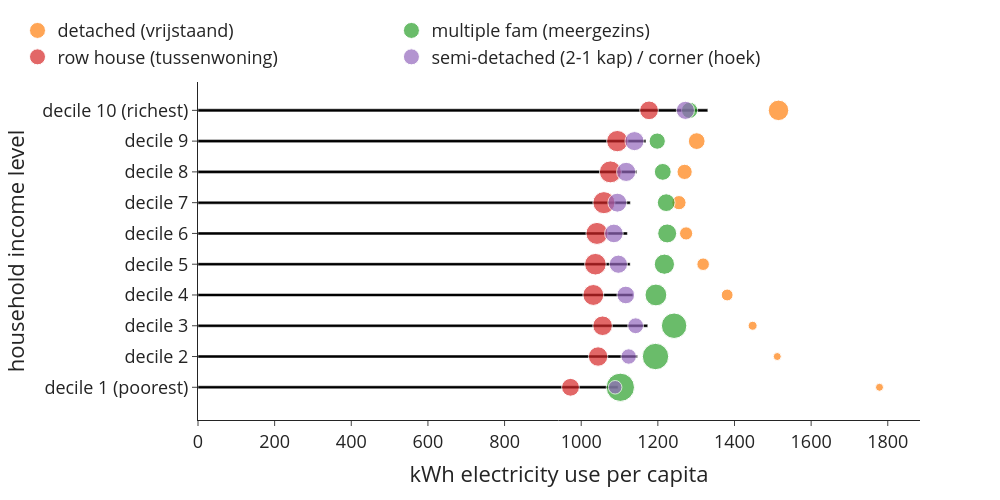

Notebook code for this chart:
### Code cell
#floor area per income level
use_m2_total_inc = (use['netelectricity2019']*use['n_hhd']).groupby(level=0, sort=False).sum() #m2 total in each group summed by income level
use_cap_total_inc = use['n_hhdmem2019'].groupby(level=0, sort=False).sum() #no. of people in each group summed by income level
use_m2_per_cap_inc = use_m2_total_inc / use_cap_total_inc #m2/cap in each income group
use_m2_per_cap_inc.plot(kind='bar') #per person
"""interpretation: especially the highest income decile has considerably more floor area available than the vast majority"""

#floor area per income level and building type
use_m2_total_inc_type = (use['netelectricity2019']*use['n_hhd']).groupby(level=[0,1], sort=False).sum() #m2 total in each group summed by income level
use_cap_total_inc_type = use['n_hhdmem2019'].groupby(level=[0,1], sort=False).sum() #no. of people in each group summed by income level
use_m2_per_cap_inc_type = use_m2_total_inc_type / use_cap_total_inc_type #m2/cap in each income group

#preparing the dataframes for plotting
df = use_m2_per_cap_inc
df2=use_m2_per_cap_inc_type.rename('value').to_frame()
df2['n_hhd'] = use['n_hhd'].groupby(level=[0,1], sort=False).sum()
df2 = df2.reset_index()

#plot
colors = ['#000000', #construction
                            '#fe6100', #buildings                                              
                                        '#648fff', #roads
                                        '#785ef0', #railways
                                        '#ffb000', #electricity
                                        '#808080', #other civil engineering
                                        '#000000', #construction
                                        ]
fig = px.bar(df, x=df.values, y=df.index,  
             labels={'x':'kWh electricity use per capita', 'inc_lab':'household income level'}, 
             template='simple_white', 
             color_discrete_sequence=colors) 
fig.update_layout(width=1000, height=500, 
                      #xaxis_tickformat = '.0%',
                      font=dict(size=18),
                      bargap=0.9,
                      legend=dict(
        orientation="h",
        #entrywidth=70,
        yanchor="bottom",
        y=1.02,
        xanchor="left",
        x=-0.25,
    ))

df2=use_m2_per_cap_inc_type.rename('value').to_frame()
df2['n_hhd'] = use['n_hhd'].groupby(level=[0,1], sort=False).sum()

for i in df2.index.levels[1].to_list():
    df_plot = df2.xs(i, level=1)
    fig.add_trace(go.Scatter(
            y=df_plot.index, 
            x=df_plot['value'],
            mode='markers',
            name=i,
            marker=dict(size=df_plot['n_hhd'],
                        sizemode='area',
                        sizeref=4*max(df2['n_hhd'])/(40.**2),
                        sizemin=4,
                        #color=10*[0, 1, 2, 3],
                        ),
            showlegend=True
        ))

fig.write_image('visualisations/bubblechart_electricity_per_cap_inc_type.png', scale=3)
fig.show()

### Figure 1 — Plotly figure (JSON) as saved in the notebook; plotly's stock layout.template omitted (floating-point values rounded to 4 significant figures)
{"data": [{"alignmentgroup": "True", "hovertemplate": "kWh electricity use per capita=%{x}<br>household income level=%{y}<extra></extra>", "legendgroup": "", "marker": {"color": "#000000", "pattern": {"shape": ""}}, "name": "", "offsetgroup": "", "orientation": "h", "showlegend": false, "textposition": "auto", "type": "bar", "x": [1096.0, 1147.0, 1174.0, 1135.0, 1128.0, 1120.0, 1128.0, 1145.0, 1169.0, 1330.0], "xaxis": "x", "y": ["decile 1 (poorest)", "decile 2", "decile 3", "decile 4", "decile 5", "decile 6", "decile 7", "decile 8", "decile 9", "decile 10 (richest)"], "yaxis": "y"}, {"marker": {"size": [32395, 27950, 41945, 72940, 81585, 90300, 104820, 120430, 145785, 218345], "sizemin": 4, "sizemode": "area", "sizeref": 1041.0}, "mode": "markers", "name": "detached (vrijstaand)", "showlegend": true, "type": "scatter", "x": [1778.0, 1512.0, 1447.0, 1381.0, 1318.0, 1274.0, 1255.0, 1270.0, 1301.0, 1515.0], "y": ["decile 1 (poorest)", "decile 2", "decile 3", "decile 4", "decile 5", "decile 6", "decile 7", "decile 8", "decile 9", "decile 10 (richest)"]}, {"marker": {"size": [416250, 361300, 337500, 246790, 212830, 186680, 163815, 147600, 137350, 137080], "sizemin": 4, "sizemode": "area", "sizeref": 1041.0}, "mode": "markers", "name": "multiple fam (meergezins)", "showlegend": true, "type": "scatter", "x": [1102.0, 1194.0, 1242.0, 1195.0, 1217.0, 1224.0, 1222.0, 1213.0, 1198.0, 1283.0], "y": ["decile 1 (poorest)", "decile 2", "decile 3", "decile 4", "decile 5", "decile 6", "decile 7", "decile 8", "decile 9", "decile 10 (richest)"]}, {"marker": {"size": [164970, 195995, 199015, 227065, 242180, 251775, 253330, 250285, 236150, 182020], "sizemin": 4, "sizemode": "area", "sizeref": 1041.0}, "mode": "markers", "name": "row house (tussenwoning)", "showlegend": true, "type": "scatter", "x": [972.0, 1044.0, 1056.0, 1032.0, 1037.0, 1041.0, 1059.0, 1076.0, 1094.0, 1177.0], "y": ["decile 1 (poorest)", "decile 2", "decile 3", "decile 4", "decile 5", "decile 6", "decile 7", "decile 8", "decile 9", "decile 10 (richest)"]}, {"marker": {"size": [95435, 123450, 130370, 162075, 172470, 180210, 186820, 190580, 189560, 171500], "sizemin": 4, "sizemode": "area", "sizeref": 1041.0}, "mode": "markers", "name": "semi-detached (2-1 kap) / corner (hoek)", "showlegend": true, "type": "scatter", "x": [1089.0, 1124.0, 1142.0, 1116.0, 1097.0, 1085.0, 1094.0, 1117.0, 1139.0, 1272.0], "y": ["decile 1 (poorest)", "decile 2", "decile 3", "decile 4", "decile 5", "decile 6", "decile 7", "decile 8", "decile 9", "decile 10 (richest)"]}], "layout": {"bargap": 0.9, "barmode": "relative", "font": {"size": 18}, "height": 500, "legend": {"orientation": "h", "tracegroupgap": 0, "x": -0.25, "xanchor": "left", "y": 1.02, "yanchor": "bottom"}, "margin": {"t": 60}, "width": 1000, "xaxis": {"anchor": "y", "domain": [0, 1], "title": {"text": "kWh electricity use per capita"}}, "yaxis": {"anchor": "x", "domain": [0, 1], "title": {"text": "household income level"}}}}
